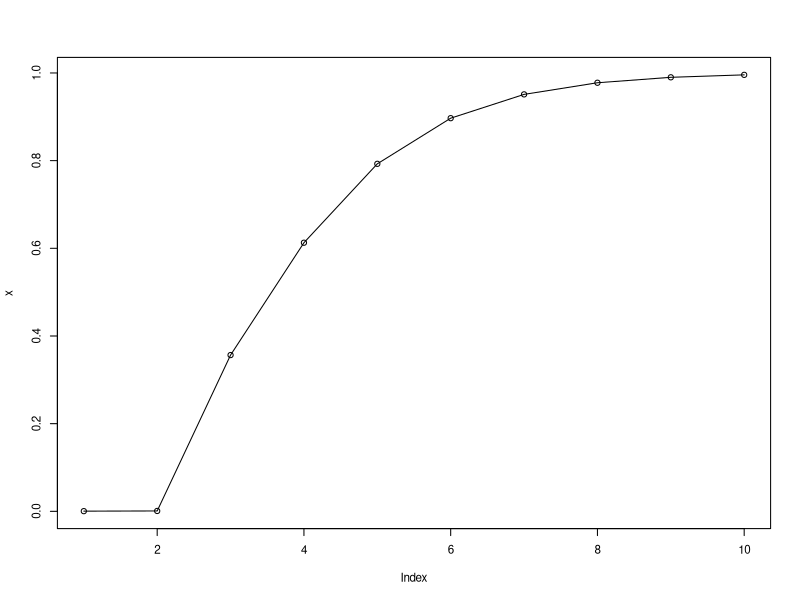

This figure's R source:
# Import transition matrix
P = as.matrix(read.csv("baseball.csv", header=T, row.names=1))
P[1:4,1:4]

a = c(1,rep(0,24)) #initial state 
a[1:20]

# matrix multiplication uses %*%
prob5 = a %*% P %*% P %*% P %*% P %*% P
prob5[25]

#alternatively, use expm
library(expm) 
prob_test = a %*% (P %^% 5)
prob_test[25]

# half-inning over n batters
x=rep(0,10); at=a 
for (i in 1:10){
  at = at %*% P
  x[i] = at[25] }
par(cex=0.7); plot(x, type="o")


# equilibrium
P[25,1]=1; P[25,25]=0 #make the network irreducible 
Q=t(P)-diag(25)
Q[25,]=rep(1,25)
rhs=c(rep(0,24),1)
Pi=solve(Q,rhs) #solves Q %*% Pi = rhs for Pi 
Pi[1:4]


# path probability
pathprob = P[1,9]*P[9,10]*P[10,18]*P[18,23]*P[23,25]
pathprob

# mean first passage time
B=P[1:24,1:24]
Q=diag(24)-B
rhs=rep(1,24)
m=solve(Q,rhs)
m[1]
